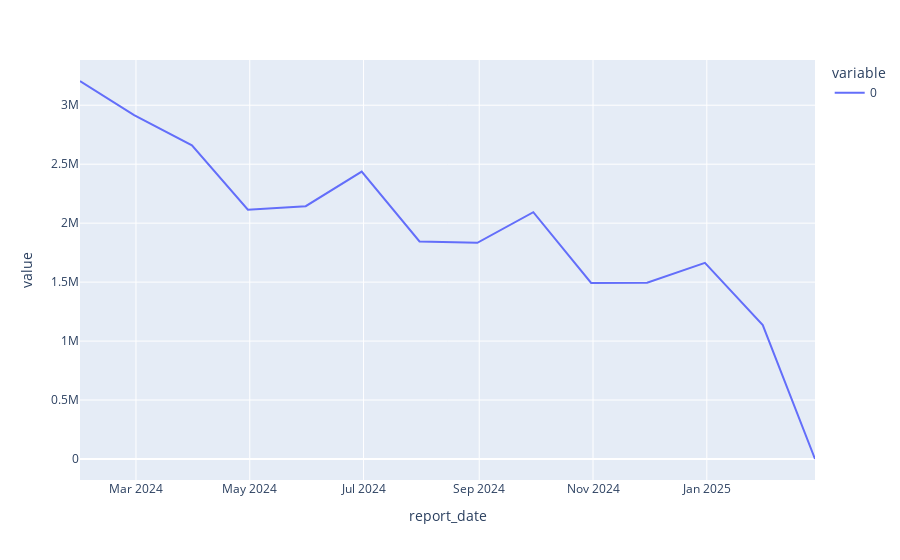

Notebook cell for this chart:
### Code cell
px.line(fcst.groupby('report_date').apply(lambda df: (df['S']*df['S_share']).sum()))

### Figure 1 — Plotly figure (JSON) as saved in the notebook; plotly's stock layout.template omitted (floating-point values rounded to 4 significant figures)
{"data": [{"hovertemplate": "variable=0<br>report_date=%{x}<br>value=%{y}<extra></extra>", "legendgroup": "0", "line": {"color": "#636efa", "dash": "solid"}, "mode": "lines", "name": "0", "orientation": "v", "showlegend": true, "type": "scatter", "x": ["2024-01-31T00:00:00", "2024-02-29T00:00:00", "2024-03-31T00:00:00", "2024-04-30T00:00:00", "2024-05-31T00:00:00", "2024-06-30T00:00:00", "2024-07-31T00:00:00", "2024-08-31T00:00:00", "2024-09-30T00:00:00", "2024-10-31T00:00:00", "2024-11-30T00:00:00", "2024-12-31T00:00:00", "2025-01-31T00:00:00", "2025-02-28T00:00:00"], "xaxis": "x", "y": [3205000.0, 2917000.0, 2660000.0, 2114000.0, 2144000.0, 2438000.0, 1845000.0, 1833000.0, 2093000.0, 1493000.0, 1495000.0, 1663000.0, 1136000.0, 0], "yaxis": "y"}], "layout": {"legend": {"title": {"text": "variable"}, "tracegroupgap": 0}, "margin": {"t": 60}, "xaxis": {"anchor": "y", "domain": [0, 1], "title": {"text": "report_date"}}, "yaxis": {"anchor": "x", "domain": [0, 1], "title": {"text": "value"}}}}
